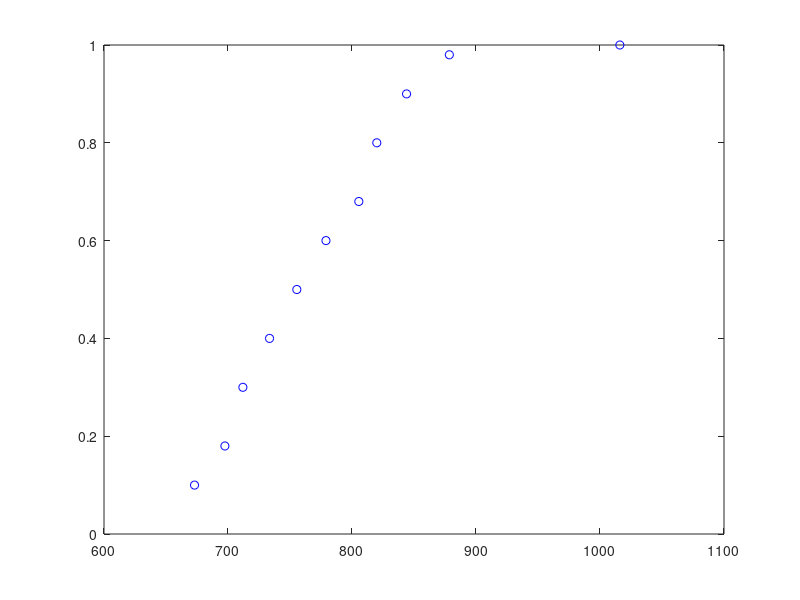
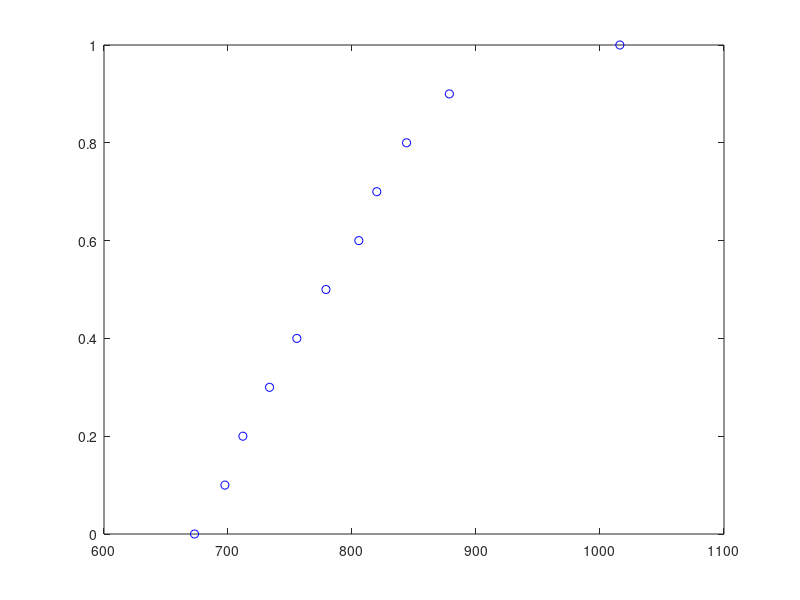

Reproduce these figures in MATLAB, in order.
%create her distribution
VanZandtDist = [673;676;680;687;697;698;703;704;710;712;712;718;721;725;732;735;740;747;750;753;758;766;766;771;778;780;796;799;804;805;806;809;810;816;820;820;825;828;833;836;852;858;865;868;871;886;910;966;998;1016;];

%get the deciles, including 0 and 100
deciles = prctile(VanZandtDist,0:10:100);

%compute cumulative relative frequency
cumfreq = cumsum(histc(VanZandtDist,deciles) ./ length(VanZandtDist));

%plot her Figure 1
figure
plot(deciles,cumfreq,'bo')
ylim([0 1])

%note:  Her Figure 1 shows the first point (673) to have a CDF value of 0.  This does not seem right,
%since p(F(t) <= 673) = 1/50 == 0.20.
%
%But, to plot her actual Figure 1, you have:

figure
plot(prctile(VanZandtDist,0:10:100),0:.1:1,'bo')
ylim([0 1])